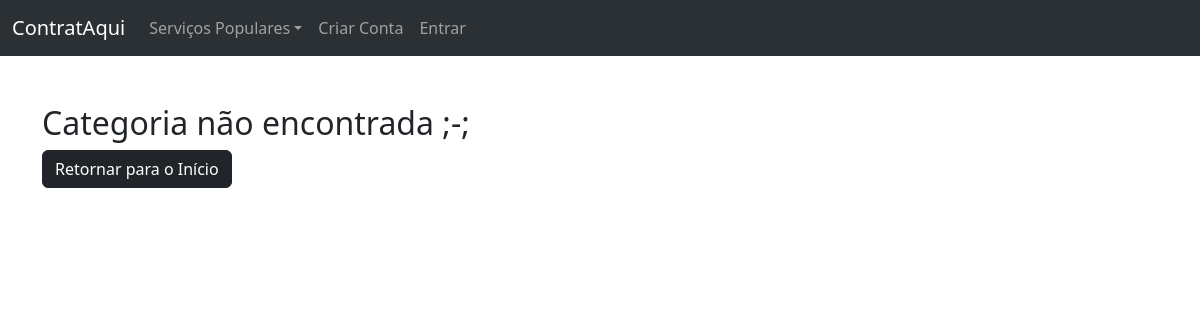
/categoria/Categoria Teste, run on an earlier commit of the app's database.
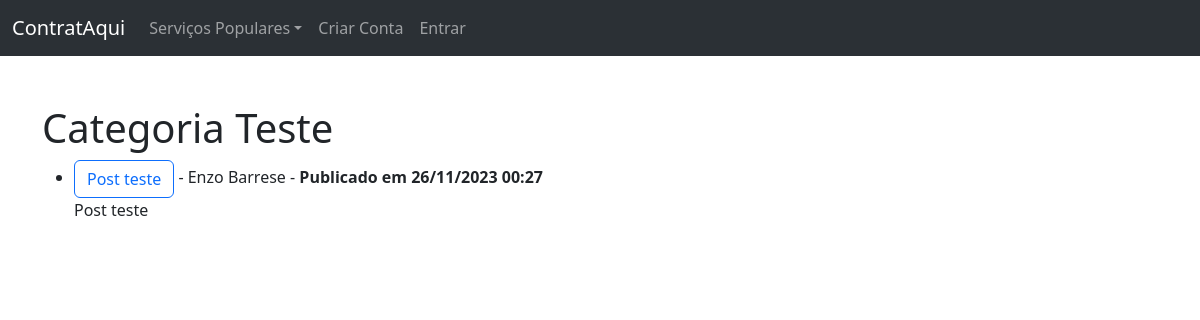
And on a later commit of the database.
### site_final/models.py (models this page shows, shortened)
class Category(models.Model):
    type = models.CharField(max_length=255)
    descrição = models.TextField()

class Post(models.Model):
    título = models.CharField(max_length=255)
    tag_aba = models.CharField(max_length=255)
    autor = models.ForeignKey(User, on_delete=models.CASCADE)
    corpo = models.TextField()
    data_postagem = models.DateTimeField(auto_now_add=True)
    Category = models.ManyToManyField(Category)

### site_final/views.py (the view)
# urls.py: path('categoria/<str:types>', CategoryView, name = "Category"),
def CategoryView(request, types):
    Category_posts = Post.objects.filter(Category__type=types).order_by('-data_postagem')
    return render(request,"categories.html",{'types':types.title(), 'Category_posts':Category_posts })

### site_final/templates/categories.html (shortened to what this page needs)
<!DOCTYPE html>
<html lang="en">
<head>
</head>
<body>
    {% extends 'base.html' %}
    {% block content %}
    {% if Category_posts%}
        <h1>{{types}}</h1>
        <ul>
        {% for post in Category_posts %}
        <li>
            <a href="{% url 'article-detail' post.pk %}", class="btn btn-outline-primary">{{post.título}}</a> - {{post.autor.first_name}}
            {{post.autor.last_name}} - <strong> Publicado em {{post.data_postagem|date:"d/m/Y H:i"}}</strong><br/>
            {{post.corpo|slice:":200"|safe}}
            </li>
        {% endfor %}
        </ul>
    {% else %}
        <h2>Categoria não encontrada ;-; </h2>
        <a href="{% url 'home' %}" class="btn btn-dark">Retornar para o Início</a>
    {% endif %}
    {% endblock %}

What changed in the data, as far as the page shows it:
added Category: type "Categoria Teste"
added Post: título "Post teste", autor.first_name "Enzo", autor.last_name "Barrese", data_postagem "26/11/2023 00:27", corpo "Post teste"
Also different on the page:
text no longer shown: "Categoria não encontrada ;-; Retornar para o Início"
